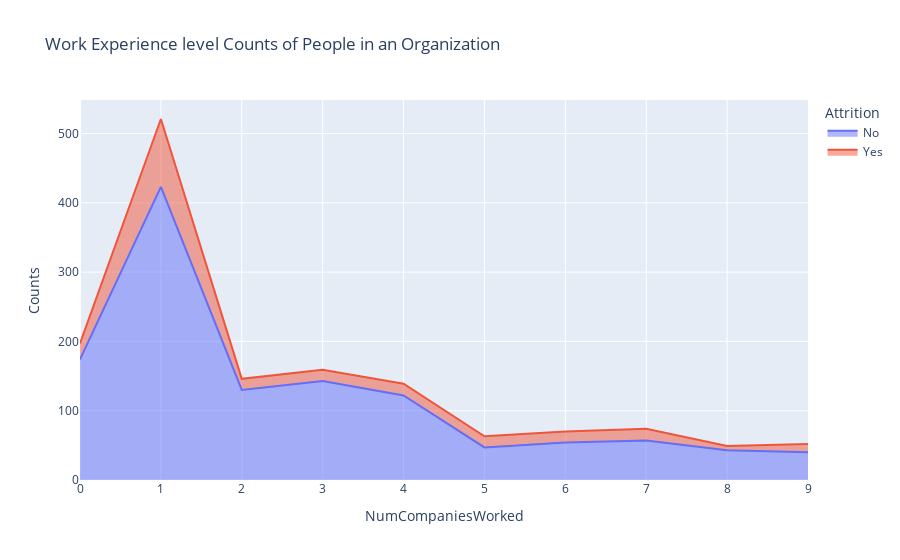

Here is the notebook cell this chart was saved with:
### Markdown cell above
![Writing-700x467.jpg](attachment:287fee2f-4dba-406b-9880-707c76bee810.jpg)

### Code cell
ncwrd_att=data.groupby(['NumCompaniesWorked','Attrition']).apply(lambda x:x['DailyRate'].count()).reset_index(name='Counts')
px.area(ncwrd_att,x='NumCompaniesWorked',y='Counts',color='Attrition',title='Work Experience level Counts of People in an Organization')

### Figure 1 — Plotly figure (JSON) as saved in the notebook; plotly's stock layout.template omitted (floating-point values rounded to 4 significant figures)
{"data": [{"fillpattern": {"shape": ""}, "hovertemplate": "Attrition=No<br>NumCompaniesWorked=%{x}<br>Counts=%{y}<extra></extra>", "legendgroup": "No", "line": {"color": "#636efa"}, "marker": {"symbol": "circle"}, "mode": "lines", "name": "No", "orientation": "v", "showlegend": true, "stackgroup": "1", "type": "scatter", "x": [0, 1, 2, 3, 4, 5, 6, 7, 8, 9], "xaxis": "x", "y": [174, 423, 130, 143, 122, 47, 54, 57, 43, 40], "yaxis": "y"}, {"fillpattern": {"shape": ""}, "hovertemplate": "Attrition=Yes<br>NumCompaniesWorked=%{x}<br>Counts=%{y}<extra></extra>", "legendgroup": "Yes", "line": {"color": "#EF553B"}, "marker": {"symbol": "circle"}, "mode": "lines", "name": "Yes", "orientation": "v", "showlegend": true, "stackgroup": "1", "type": "scatter", "x": [0, 1, 2, 3, 4, 5, 6, 7, 8, 9], "xaxis": "x", "y": [23, 98, 16, 16, 17, 16, 16, 17, 6, 12], "yaxis": "y"}], "layout": {"autosize": true, "legend": {"title": {"text": "Attrition"}, "tracegroupgap": 0}, "title": {"text": "Work Experience level Counts of People in an Organization"}, "xaxis": {"anchor": "y", "autorange": true, "domain": [0, 1], "range": [0, 9], "title": {"text": "NumCompaniesWorked"}, "type": "linear"}, "yaxis": {"anchor": "x", "autorange": true, "domain": [0, 1], "range": [0, 548.4], "title": {"text": "Counts"}, "type": "linear"}}}
